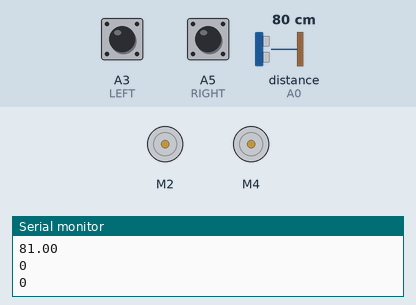
This sketch was run on a simulated Arduino Uno, built with avr-gcc and run on an emulated ATmega328P. Parts: 2 × DC motor (green arrow = forward, orange = backward, longer = faster), the last lines printed to the serial monitor. Inputs (shaded band) come from the test bench; at power-on: distance to the obstacle (sensor on A0) 80 cm, A3 (LEFT) LOW, A5 (RIGHT) LOW. The echo pulse lasts 58.3 µs per cm.

Above: at 16.8 s.
16.9 s: distance to the obstacle (sensor on A0) set to 2 cm
18.5 s: A3 (LEFT) pulled HIGH for 0.15 s
At 18.61 s:
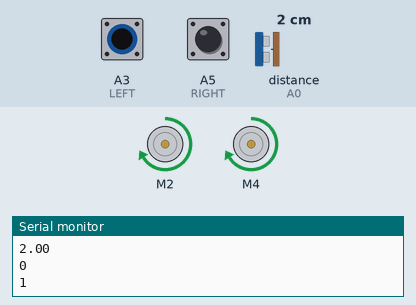
20.1 s: A5 (RIGHT) pulled HIGH for 0.15 s
At 20.28 s:
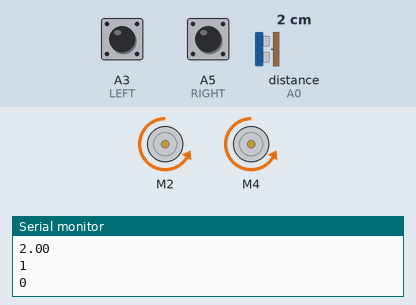
23.3 s: A3 (LEFT) pulled HIGH for 3.2 s
At 27.4 s:
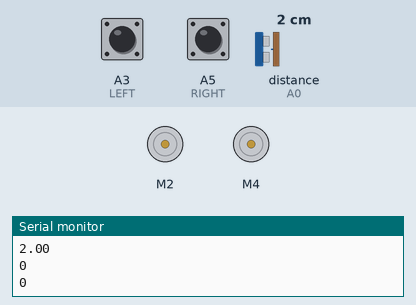
28.0 s: A5 (RIGHT) pulled HIGH for 3.2 s
At 29.1 s:
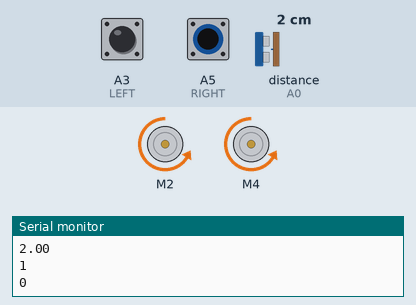
Timing chart, 0 to 32.8 s (numbered marks = the images above; inputs shaded):
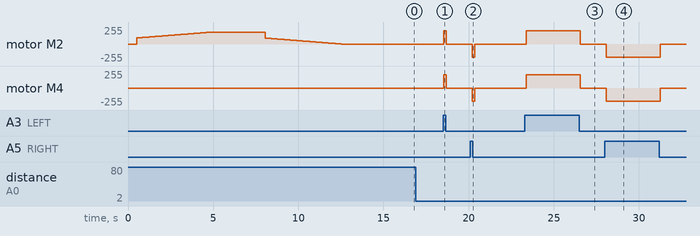

The sketch:

sketch_jul28a.ino
```cpp
#include <AFMotor.h>
#include <Servo.h>
#include<NewPing.h>
#define RIGHT A5
#define LEFT A3
#define TRIGGER_PIN A1
#define ECHO_PIN A0
#define MAX_DISTANCE 100

NewPing sonar(TRIGGER_PIN, ECHO_PIN, MAX_DISTANCE);

AF_DCMotor Motor2(2,MOTOR12_1KHZ);

AF_DCMotor Motor4(4,MOTOR34_1KHZ);

void setup() {
  Serial.begin(9600);
pinMode(RIGHT, INPUT);
pinMode(LEFT, INPUT);
delay(500);
Serv();
}

void loop() {

  delay(150);
float distance = sonar.ping_cm();

Serial.println(distance);
int Right_Value = digitalRead(RIGHT);
int Left_Value = digitalRead(LEFT);
Serial.println(Right_Value);
Serial.println(Left_Value);

if((Right_Value==1) &&(Left_Value==1)&& (distance>= 12 && distance<=43)){

  Motor2.setSpeed(250);
  Motor2.run(BACKWARD);

  Motor4.setSpeed(250);
  Motor4.run(FORWARD);
}else if((Right_Value==1) && (Left_Value==0)) {

  Motor2.setSpeed(200);
  Motor2.run(BACKWARD);

  Motor4.setSpeed(200);
  Motor4.run(BACKWARD);
}else if((Right_Value==0)&&(Left_Value==1)) {

  Motor2.setSpeed(200);
  Motor2.run(FORWARD);

  Motor4.setSpeed(200);
  Motor4.run(FORWARD);
}else if((Right_Value==1)&&(Left_Value==1)) {

  Motor2.setSpeed(0);
  Motor2.run(RELEASE);

  Motor4.setSpeed(0);
  Motor4.run(RELEASE);
}else if(distance > 1 && distance < 12) {

  Motor2.setSpeed(0);
  Motor2.run(RELEASE);

  Motor4.setSpeed(0);
  Motor4.run(RELEASE);
  }
 }


 void Serv()
 {
  int a=90,b=90;
  Servo myservo1;
  myservo1.attach(10);
  myservo1.write(98);

  while(a<=180)
 {
  a++;
  myservo1.write(a);
  delay(50);
 }

 float distance1= sonar.ping_cm();
Serial.println(distance1);
if(distance1>= 12 && distance1<=43)
{
  Motor2.setSpeed(170);
  Motor2.run(BACKWARD); //rotate motor

  Motor4.setSpeed(170);
  Motor4.run(BACKWARD);
  delay(450);
  Motor2.setSpeed(0);
  Motor2.run(RELEASE);

  Motor4.setSpeed(0);
  Motor4.run(RELEASE);
  }

delay(3000);
while(b>=0)
{
  b--;

myservo1.write(b);
delay(50);
}
 distance1= sonar.ping_cm();
Serial.println(distance1);
if(distance1>= 12 && distance1<=43)
{
  Motor2.setSpeed(170);
  Motor2.run(FORWARD);

  Motor4.setSpeed(170);
  Motor4.run(FORWARD);
  delay(450);
  Motor2.setSpeed(0);
  Motor2.run(RELEASE);

  Motor4.setSpeed(0);
  Motor4.run(RELEASE);

}

delay(3000);
myservo1.write(98);
 }
```

Measured:
- after the input at 18.5 s, motor M2, motor M4: stopped → forward 200/255 at once, → stopped 0.15 s later
- after the input at 20.1 s, motor M2, motor M4: stopped → backward 200/255 after 0.10 s, → stopped 0.15 s later
- after the input at 23.3 s, motor M2, motor M4: stopped → forward 200/255 after 0.09 s, → stopped 3.2 s later
- after the input at 28.0 s, motor M2, motor M4: stopped → backward 200/255 after 0.08 s, → stopped 3.2 s later
